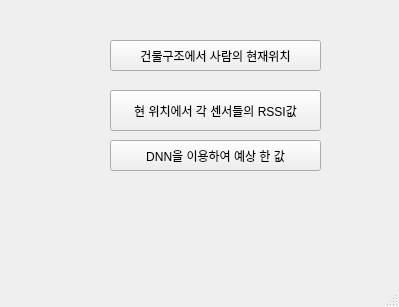
<?xml version="1.0" encoding="UTF-8"?>
<ui version="4.0">
 <class>MainWindow</class>
 <widget class="QMainWindow" name="MainWindow">
  <property name="geometry">
   <rect>
    <x>0</x>
    <y>0</y>
    <width>399</width>
    <height>307</height>
   </rect>
  </property>
  <property name="windowTitle">
   <string>TestCaser2 - (28, 11, 5)</string>
  </property>
  <widget class="QWidget" name="centralwidget">
   <widget class="QPushButton" name="btn2">
    <property name="geometry">
     <rect>
      <x>110</x>
      <y>140</y>
      <width>211</width>
      <height>31</height>
     </rect>
    </property>
    <property name="text">
     <string>DNN을 이용하여 예상 한 값</string>
    </property>
   </widget>
   <widget class="QPushButton" name="btn1">
    <property name="geometry">
     <rect>
      <x>110</x>
      <y>90</y>
      <width>211</width>
      <height>41</height>
     </rect>
    </property>
    <property name="text">
     <string>현 위치에서 각 센서들의 RSSI값</string>
    </property>
   </widget>
   <widget class="QPushButton" name="btn3">
    <property name="geometry">
     <rect>
      <x>110</x>
      <y>40</y>
      <width>211</width>
      <height>31</height>
     </rect>
    </property>
    <property name="text">
     <string>건물구조에서 사람의 현재위치</string>
    </property>
   </widget>
  </widget>
  <widget class="QMenuBar" name="menubar">
   <property name="geometry">
    <rect>
     <x>0</x>
     <y>0</y>
     <width>399</width>
     <height>21</height>
    </rect>
   </property>
  </widget>
  <widget class="QStatusBar" name="statusbar"/>
 </widget>
 <resources/>
 <connections/>
</ui>
